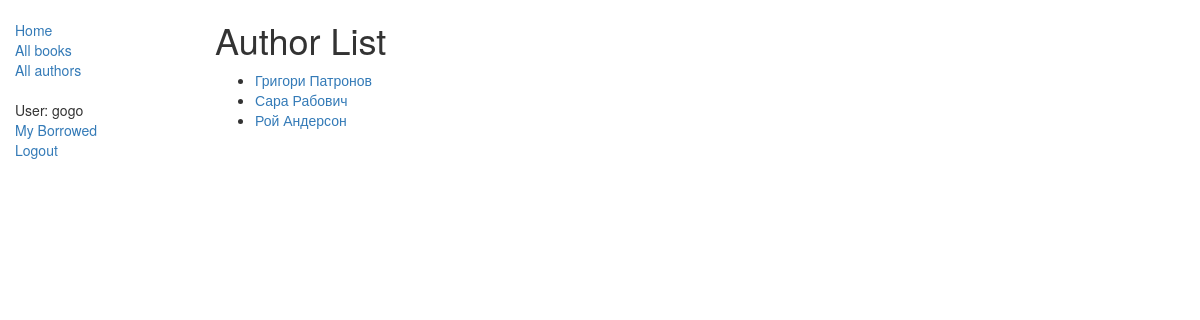
/catalog/authors/ (signed in), run on the app's committed database.
### catalog/models.py (models this page shows, shortened)
class Author(models.Model):
    first_name = models.CharField(max_length=100)
    last_name = models.CharField(max_length=100)
    date_of_birth = models.DateField(null=True, blank=True)
    date_of_death = models.DateField('died', null=True, blank=True)
    def get_absolute_url(self):
        return reverse('author-detail', args=[str(self.id)])
    class Meta:
        permissions = (("can_add_author", "Can add an author"),("can_delete_author", "Can delete an author"),("can_update_author", "Can change an author"),)

### catalog/views.py (the view)
# urls.py: path('authors/', views.AuthorListView.as_view(), name='authors'),
class AuthorListView(generic.ListView):
    model = Author
    paginate_by = 10

### catalog/templates/catalog/author_list.html (shortened to what this page needs)
{% extends "layout/base_generic.html" %}
{% block content %}
    <h1>Author List</h1>
    {% if author_list %}
    <ul>
      {% for author in author_list %}
      <li>
        <a href="{{ author.get_absolute_url }}">{{ author.first_name }} {{ author.last_name }}</a>
      </li>
      {% endfor %}
    </ul>
    {% else %}
      <p>There are no authors in the library.</p>
    {% endif %}
{% endblock %}

### catalog/templates/layout/base_generic.html (shortened to what this page needs)
<!doctype html>
<html lang="en">
  <head>
    <link
      rel="stylesheet"
      href="https://maxcdn.bootstrapcdn.com/bootstrap/3.3.7/css/bootstrap.min.css" />
    {% load static %}
    <link rel="stylesheet" href="{% static 'css/styles.css' %}" />
  </head>
  <body>
    <div class="container-fluid">
      <div class="row">
        <div class="col-sm-2">
          {% block sidebar %}
            <ul class="sidebar-nav">
              <li><a href="{% url 'index' %}">Home</a></li>
              <li><a href="{% url 'books' %}">All books</a></li>
              <li><a href="{% url 'authors' %}">All authors</a></li>
            </ul>
            <ul class="sidebar-nav">
              {% if user.is_authenticated %}
              <li>User: {{ user.get_username }}</li>
              <li><a href="{% url 'my-borrowed' %}">My Borrowed</a></li>
              <li><a href="{% url 'logout'%}?next={{request.path}}">Logout</a></li>
              {% else %}
              <li><a href="{% url 'login'%}?next={{request.path}}">Login</a></li>
              {% endif %}
            </ul>
          {% endblock %}
        </div>
        <div class="col-sm-10 ">{% block content %}{% endblock %}</div>
      </div>
    </div>
  </body>
</html>

### catalog/static/css/styles.css (style rules this page uses)
.sidebar-nav { margin-top: 20px; padding: 0; list-style: none; }

### data on the page
Author: first_name "Григори", last_name "Патронов"
Author: first_name "Сара", last_name "Рабович"
Author: first_name "Рой", last_name "Андерсон"

### other printed values
{{ user.get_username }} "gogo"
